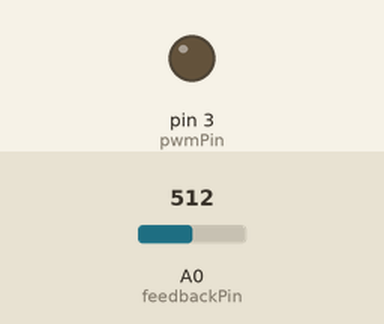
Recording of a sketch running on a simulated Arduino Uno, built with avr-gcc and run on an emulated ATmega328P. On the bench: output pins drawn as LEDs (lit = HIGH). Inputs (shaded band) come from the test bench; at power-on: A0 (feedbackPin) = 512.

Above: at 1.2 s.
1.3 s: A0 (feedbackPin) set to 503
At 2.8 s:
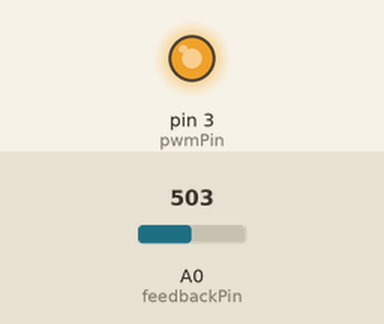
Timing chart, 0 to 4.3 s (numbered marks = the images above; inputs shaded):
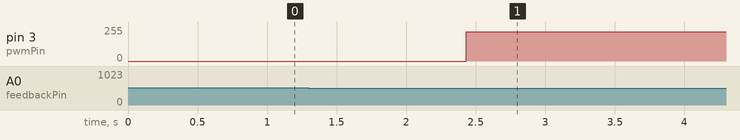

The sketch:

boost_konvertor.ino
```cpp
/* * ATmega328P Boost Converter PID/PWM Kontrolü
 * Pin Mapping:
 * Arduino D3  = ATmega328P Pin 5 (PD3) -> PWM Çıkışı
 * Arduino A0  = ATmega328P Pin 23 (PC0) -> Voltaj Okuma
 */

const int pwmPin = 3;      // MOSFET Gate
const int feedbackPin = A0; // Gerilim bölücü orta uç

float targetVoltage = 5.0; // Hedef Voltaj
float currentVoltage = 0.0;
int pwmValue = 0;

void setup() {
  // PWM pini çıkış, Feedback pini giriş
  pinMode(pwmPin, OUTPUT);
  pinMode(feedbackPin, INPUT);

  // PWM Frekansını yükseltmek (İsteğe Bağlı - Proteus'ta kapatılabilir)
  // Gerçek devrede bobin ötmesin ve verim artsın diye bu satır açılır:
  // TCCR2B = (TCCR2B & 0b11111000) | 0x01; // 31.25 kHz
}

void loop() {
  // 1. Çıkış Voltajını Oku
  // Formül: (AnalogDeğer / 1023) * 5V * 2 (Gerilim bölücü katsayısı)
  int sensorValue = analogRead(feedbackPin);
  currentVoltage = (sensorValue * (5.0 / 1023.0)) * 2.0;

  // 2. Basit Kontrol Döngüsü
  if (currentVoltage < targetVoltage) {
    pwmValue++; // Voltaj düşük, yüklen
  }
  else if (currentVoltage > targetVoltage) {
    pwmValue--; // Voltaj yüksek, kıs
  }

  // 3. Sınırlandırma (Safety)
  if (pwmValue > 220) pwmValue = 220; // %85 Duty Cycle sınırı (Bobin doymasın diye)
  if (pwmValue < 0) pwmValue = 0;

  // 4. PWM Sinyalinin Uygulanması
  analogWrite(pwmPin, pwmValue);

  // Simülasyon kararlılığı için minik gecikme
  delay(5);
}
```

Measured:
- the behaviour switches between 512 and 511 on A0 (feedbackPin) (found by bisection; images 0 and 1)
- after the input at 1.3 s, pin 3 (pwmPin): 0/255 → 220/255 after 1.1 s
